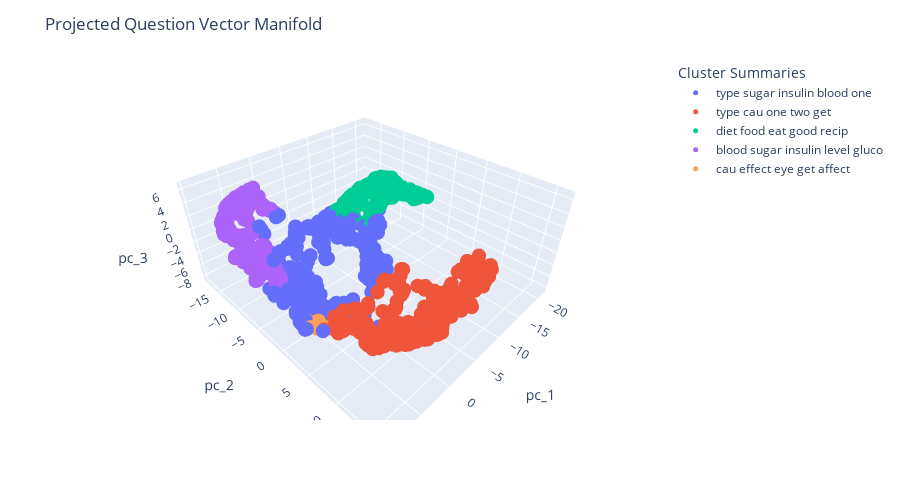

The code cell stored with this chart in its notebook:
### Code cell
fig = px.scatter_3d(
    df, x='pc_1', y='pc_2', z='pc_3', color='summary', 
    hover_data=['summary', 'sentence'])
fig.update_traces(marker_size=5)
fig.update_layout(
    title='Projected Question Vector Manifold',
    legend={'title': 'Cluster Summaries', 'itemclick': 'toggleothers'},
    height=500,
)
fig.show()

### Figure 1 — Plotly figure (JSON) as saved in the notebook; plotly's stock layout.template omitted (floating-point values rounded to 4 significant figures; data arrays with more than 128 entries replaced by an {"elided": "..."} marker saying what was removed)
{"data": [{"customdata": {"elided": "261x2 str values"}, "hovertemplate": "summary=%{customdata[0]}<br>pc_1=%{x}<br>pc_2=%{y}<br>pc_3=%{z}<br>sentence=%{customdata[1]}<extra></extra>", "legendgroup": "type sugar insulin blood one", "marker": {"color": "#636efa", "size": 5, "symbol": "circle"}, "mode": "markers", "name": "type sugar insulin blood one", "scene": "scene", "showlegend": true, "type": "scatter3d", "x": {"elided": "261 float values"}, "y": {"elided": "261 float values"}, "z": {"elided": "261 float values"}}, {"customdata": {"elided": "278x2 str values"}, "hovertemplate": "summary=%{customdata[0]}<br>pc_1=%{x}<br>pc_2=%{y}<br>pc_3=%{z}<br>sentence=%{customdata[1]}<extra></extra>", "legendgroup": "type cau one two get", "marker": {"color": "#EF553B", "size": 5, "symbol": "circle"}, "mode": "markers", "name": "type cau one two get", "scene": "scene", "showlegend": true, "type": "scatter3d", "x": {"elided": "278 float values"}, "y": {"elided": "278 float values"}, "z": {"elided": "278 float values"}}, {"customdata": {"elided": "223x2 str values"}, "hovertemplate": "summary=%{customdata[0]}<br>pc_1=%{x}<br>pc_2=%{y}<br>pc_3=%{z}<br>sentence=%{customdata[1]}<extra></extra>", "legendgroup": "diet food eat good recip", "marker": {"color": "#00cc96", "size": 5, "symbol": "circle"}, "mode": "markers", "name": "diet food eat good recip", "scene": "scene", "showlegend": true, "type": "scatter3d", "x": {"elided": "223 float values"}, "y": {"elided": "223 float values"}, "z": {"elided": "223 float values"}}, {"customdata": {"elided": "247x2 str values"}, "hovertemplate": "summary=%{customdata[0]}<br>pc_1=%{x}<br>pc_2=%{y}<br>pc_3=%{z}<br>sentence=%{customdata[1]}<extra></extra>", "legendgroup": "blood sugar insulin level gluco", "marker": {"color": "#ab63fa", "size": 5, "symbol": "circle"}, "mode": "markers", "name": "blood sugar insulin level gluco", "scene": "scene", "showlegend": true, "type": "scatter3d", "x": {"elided": "247 float values"}, "y": {"elided": "247 float values"}, "z": {"elided": "247 float values"}}, {"customdata": [["cau effect eye get affect", "hormon produc inadequ would caus sexual immatur"], ["cau effect eye get affect", "world diabet commonli found"], ["cau effect eye get affect", "diabet effect circulatori system"], ["cau effect eye get affect", "mean eye go cross eye get dizzi"], ["cau effect eye get affect", "effect ph diabet ketoacidosi"], ["cau effect eye get affect", "alcohol caus diabet"], ["cau effect eye get affect", "tell sugar enter bodi"], ["cau effect eye get affect", "number one caus adult us diabet"], ["cau effect eye get affect", "organ malfunct caus diabet"], ["cau effect eye get affect", "diabet affect fertil"], ["cau effect eye get affect", "diabet affect kidney"], ["cau effect eye get affect", "diagnos diabet insipidu"], ["cau effect eye get affect", "diabet get pregent"], ["cau effect eye get affect", "caus low fever"], ["cau effect eye get affect", "creatinin test diabet type two peopl rang result healthi peopl"]], "hovertemplate": "summary=%{customdata[0]}<br>pc_1=%{x}<br>pc_2=%{y}<br>pc_3=%{z}<br>sentence=%{customdata[1]}<extra></extra>", "legendgroup": "cau effect eye get affect", "marker": {"color": "#FFA15A", "size": 5, "symbol": "circle"}, "mode": "markers", "name": "cau effect eye get affect", "scene": "scene", "showlegend": true, "type": "scatter3d", "x": [6.909, 6.617, 6.637, 7.793, 6.571, 7.278, 6.553, 7.388, 6.741, 6.451, 6.979, 7.112, 7.135, 6.729, 6.286], "y": [3.683, 3.299, 2.313, 2.946, 3.955, 3.052, 1.925, 3.53, 1.886, 2.706, 3.198, 2.605, 3.247, 2.55, 2.27], "z": [-4.648, -4.377, -4.672, -4.224, -4.369, -4.392, -4.747, -4.244, -4.712, -4.335, -4.371, -4.351, -4.219, -4.404, -5.126]}], "layout": {"height": 500, "legend": {"itemclick": "toggleothers", "title": {"text": "Cluster Summaries"}, "tracegroupgap": 0}, "margin": {"t": 60}, "scene": {"domain": {"x": [0, 1], "y": [0, 1]}, "xaxis": {"title": {"text": "pc_1"}}, "yaxis": {"title": {"text": "pc_2"}}, "zaxis": {"title": {"text": "pc_3"}}}, "title": {"text": "Projected Question Vector Manifold"}}}
